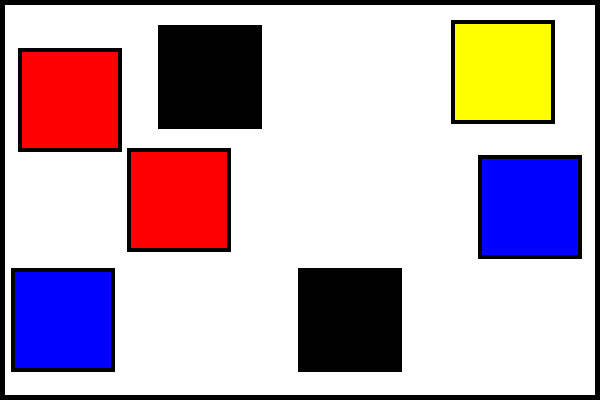
Frame 1 (no input)
Frame 60 (no input): identical to frame 1, image omitted
Frame 120 (the mouse pressed at the canvas centre since frame 60): identical to frame 1, image omitted

The p5.js sketch that drew this single still picture (run headless with seeded random() and noise() and a simulated clock; from frame 60 on, the mouse is pressed at the canvas centre):

// p5.js sketch
// ── sketch.js
function setup() {
  createCanvas(600, 400);
}

function draw() {
  background(235);
  fill(255)
  strokeWeight(10)
  rect(0,0,600,400)
 //backround is a square
 
 { strokeWeight(4);
 fill(255,0,0);
 square(20,50,100); }
 //rood
 fill(0,0,255);
  square(13,270,100); 
 //blauw
 fill (0)
 square(300,270,100);
 //zwart
 fill(255,255,0);
 square(453,22,100); 
 //geel
 fill(0,0,0)
 square(160,27,100); 
 //zwart
 fill(255,0,0);
 square(129,150,100); 
 //rood
 fill(0,0,255);
 square(480,157,100); 
 //blauw
 
}
